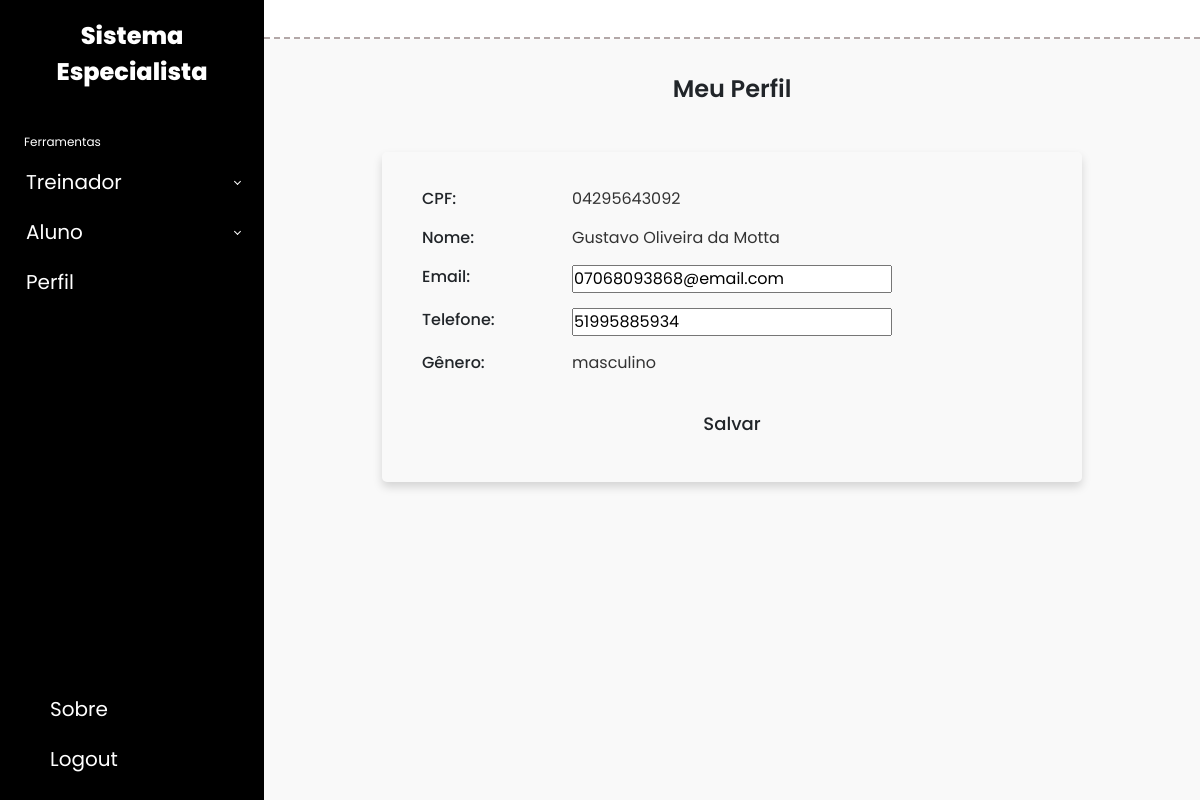
The app's page /perfil/ (signed in), older data.
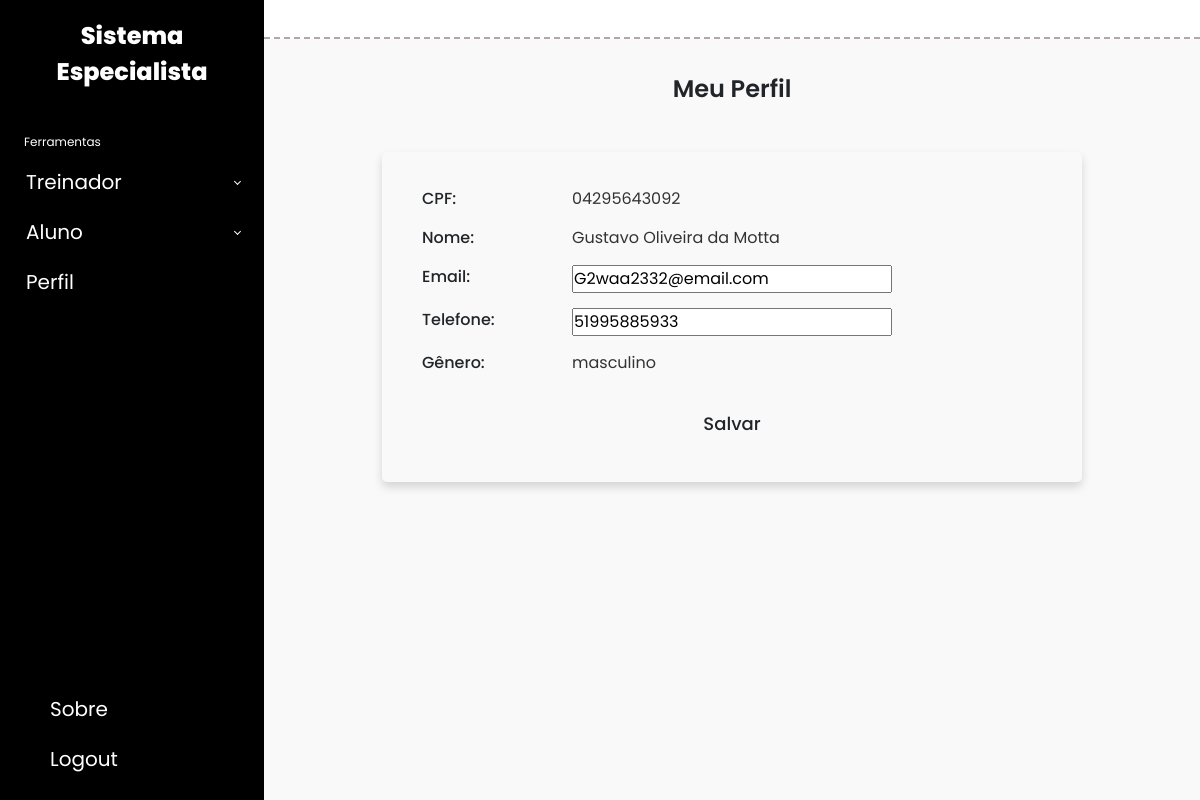
The same page, newer data.
### EscalaPoms/models.py (models this page shows)
class Pessoa(models.Model):
    cpf         = models.CharField(max_length=11, primary_key=True, help_text="…")
    nome        = models.CharField(max_length=100)
    email       = models.EmailField(unique=True)
    senha       = models.CharField(max_length=128)
    genero      = models.CharField(max_length=12, choices=[('masculino','Masculino'),('feminino','Feminino')])
    num_telefone= models.CharField(max_length=100, null=True, blank=True)
    class Meta:
        abstract = True

class Treinador(Pessoa):
    pass

### EscalaPoms/views.py (the view, shortened to what this page needs)
# urls.py: path('perfil/', perfil, name='perfil'),
@login_required
def perfil(request):
    cpf = request.user.username
    usuario = obter_usuario_por_cpf(cpf)
    return render(request, 'EscalaPoms/perfil.html', {
        'usuario': usuario,
        'url_dashboard': reverse('home')
    })

### EscalaPoms/utils.py (called while the page is built)
def obter_usuario_por_cpf(cpf):
    try:
        return Treinador.objects.get(cpf=cpf)
    except Treinador.DoesNotExist:
        return Aluno.objects.get(cpf=cpf)

### EscalaPoms/templates/EscalaPoms/perfil.html (shortened to what this page needs)
{% extends 'EscalaPoms/base.html' %}
{% load static %}
{% block extra_css %}
  <link rel="stylesheet" href="{% static 'css/perfil.css' %}">
{% endblock %}
{% block content %}
  <header class="header">
    <h1>Meu Perfil</h1>
  </header>
  <form method="POST">
    <main class="profile-container">
      <div class="profile-card">
        <div class="profile-field">
          <span class="label">CPF:</span>
          <span class="value">{{ usuario.cpf }}</span>
        </div>
        <div class="profile-field">
          <span class="label">Nome:</span>
          <span class="value">{{ usuario.nome }}</span>
        </div>
        <div class="profile-field">
          <span class="label">Email:</span>
          <input type="email" name="email" value="{{ usuario.email }}" required>
        </div>
        <div class="profile-field">
          <span class="label">Telefone:</span>
          <input type="text" name="telefone" value="{{ usuario.num_telefone }}" required>
        </div>
        <div class="profile-field">
          <span class="label">Gênero:</span>
          <span class="value">{{ usuario.genero }}</span>
        </div>
        <div class="profile-actions">
          <button type="submit" class="btn">Salvar</button>
        </div>
      </div>
    </main>
  </form>
{% endblock %}

Row changes from the older to the newer data that the page shows:
changed Treinador "Gustavo Oliveira da Motta": email "07068093868@email.com" → "G2waa2332@email.com"; telefone "51995885934" → "51995885933"
